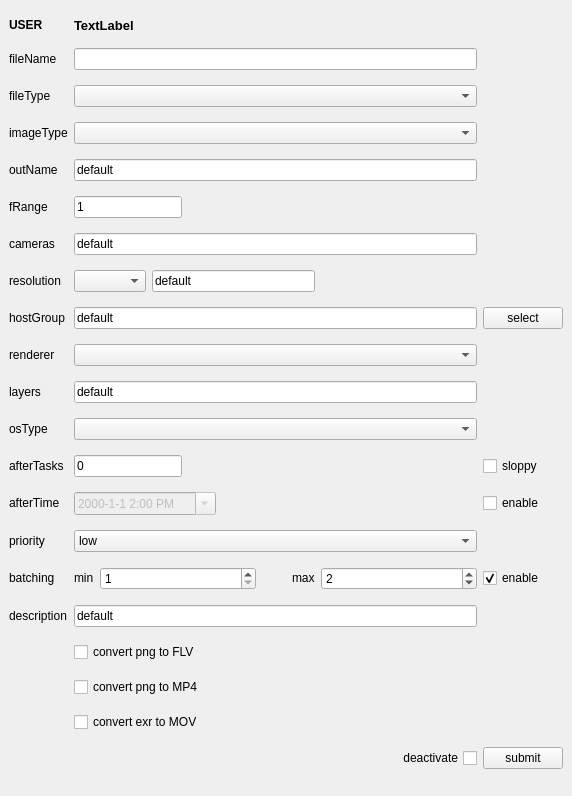
<?xml version="1.0" encoding="UTF-8"?>
<ui version="4.0">
 <class>rbhusSubmit</class>
 <widget class="QMainWindow" name="rbhusSubmit">
  <property name="geometry">
   <rect>
    <x>0</x>
    <y>0</y>
    <width>572</width>
    <height>796</height>
   </rect>
  </property>
  <property name="windowTitle">
   <string>rbhusSubmit</string>
  </property>
  <widget class="QWidget" name="centralwidget">
   <layout class="QGridLayout" name="gridLayout">
    <item row="7" column="0">
     <widget class="QLabel" name="labelFrange">
      <property name="sizePolicy">
       <sizepolicy hsizetype="Maximum" vsizetype="Fixed">
        <horstretch>0</horstretch>
        <verstretch>0</verstretch>
       </sizepolicy>
      </property>
      <property name="text">
       <string>fRange     </string>
      </property>
     </widget>
    </item>
    <item row="2" column="1">
     <widget class="QComboBox" name="comboFileType">
      <property name="sizePolicy">
       <sizepolicy hsizetype="Expanding" vsizetype="Fixed">
        <horstretch>0</horstretch>
        <verstretch>0</verstretch>
       </sizepolicy>
      </property>
     </widget>
    </item>
    <item row="10" column="2">
     <widget class="QPushButton" name="pushSelectHostGroups">
      <property name="sizePolicy">
       <sizepolicy hsizetype="Minimum" vsizetype="Fixed">
        <horstretch>0</horstretch>
        <verstretch>0</verstretch>
       </sizepolicy>
      </property>
      <property name="text">
       <string>select</string>
      </property>
     </widget>
    </item>
    <item row="24" column="1">
     <widget class="QCheckBox" name="checkPngFlv">
      <property name="text">
       <string>convert png to FLV</string>
      </property>
      <property name="checked">
       <bool>false</bool>
      </property>
     </widget>
    </item>
    <item row="16" column="1">
     <widget class="QLineEdit" name="lineEditAfterTask">
      <property name="sizePolicy">
       <sizepolicy hsizetype="Maximum" vsizetype="Fixed">
        <horstretch>0</horstretch>
        <verstretch>0</verstretch>
       </sizepolicy>
      </property>
      <property name="text">
       <string>0</string>
      </property>
     </widget>
    </item>
    <item row="1" column="0">
     <widget class="QLabel" name="labelFileName">
      <property name="sizePolicy">
       <sizepolicy hsizetype="Maximum" vsizetype="Fixed">
        <horstretch>0</horstretch>
        <verstretch>0</verstretch>
       </sizepolicy>
      </property>
      <property name="text">
       <string>fileName</string>
      </property>
     </widget>
    </item>
    <item row="18" column="0">
     <widget class="QLabel" name="labelPrio">
      <property name="sizePolicy">
       <sizepolicy hsizetype="Maximum" vsizetype="Fixed">
        <horstretch>0</horstretch>
        <verstretch>0</verstretch>
       </sizepolicy>
      </property>
      <property name="text">
       <string>priority</string>
      </property>
     </widget>
    </item>
    <item row="5" column="0">
     <widget class="QLabel" name="labelImageName">
      <property name="sizePolicy">
       <sizepolicy hsizetype="Maximum" vsizetype="Fixed">
        <horstretch>0</horstretch>
        <verstretch>0</verstretch>
       </sizepolicy>
      </property>
      <property name="text">
       <string>outName</string>
      </property>
     </widget>
    </item>
    <item row="12" column="1">
     <widget class="QComboBox" name="comboRenderer">
      <property name="sizePolicy">
       <sizepolicy hsizetype="Expanding" vsizetype="Fixed">
        <horstretch>0</horstretch>
        <verstretch>0</verstretch>
       </sizepolicy>
      </property>
     </widget>
    </item>
    <item row="17" column="0">
     <widget class="QLabel" name="labelAfterTime">
      <property name="sizePolicy">
       <sizepolicy hsizetype="Maximum" vsizetype="Fixed">
        <horstretch>0</horstretch>
        <verstretch>0</verstretch>
       </sizepolicy>
      </property>
      <property name="text">
       <string>afterTime </string>
      </property>
     </widget>
    </item>
    <item row="27" column="2">
     <widget class="QPushButton" name="pushSubmit">
      <property name="sizePolicy">
       <sizepolicy hsizetype="Minimum" vsizetype="Fixed">
        <horstretch>0</horstretch>
        <verstretch>0</verstretch>
       </sizepolicy>
      </property>
      <property name="text">
       <string>submit</string>
      </property>
     </widget>
    </item>
    <item row="17" column="2">
     <widget class="QCheckBox" name="checkAfterTime">
      <property name="sizePolicy">
       <sizepolicy hsizetype="Minimum" vsizetype="Fixed">
        <horstretch>0</horstretch>
        <verstretch>0</verstretch>
       </sizepolicy>
      </property>
      <property name="text">
       <string>enable</string>
      </property>
     </widget>
    </item>
    <item row="26" column="1">
     <widget class="QCheckBox" name="checkExrMov">
      <property name="text">
       <string>convert exr to MOV</string>
      </property>
      <property name="checked">
       <bool>false</bool>
      </property>
     </widget>
    </item>
    <item row="23" column="1">
     <widget class="QLineEdit" name="lineEditDescription">
      <property name="sizePolicy">
       <sizepolicy hsizetype="MinimumExpanding" vsizetype="Fixed">
        <horstretch>0</horstretch>
        <verstretch>0</verstretch>
       </sizepolicy>
      </property>
      <property name="text">
       <string>default</string>
      </property>
      <property name="dragEnabled">
       <bool>true</bool>
      </property>
     </widget>
    </item>
    <item row="20" column="0">
     <widget class="QLabel" name="labelBatching">
      <property name="sizePolicy">
       <sizepolicy hsizetype="Maximum" vsizetype="Fixed">
        <horstretch>0</horstretch>
        <verstretch>0</verstretch>
       </sizepolicy>
      </property>
      <property name="text">
       <string>batching</string>
      </property>
     </widget>
    </item>
    <item row="0" column="1">
     <widget class="QLabel" name="labelUser">
      <property name="sizePolicy">
       <sizepolicy hsizetype="Preferred" vsizetype="Fixed">
        <horstretch>0</horstretch>
        <verstretch>0</verstretch>
       </sizepolicy>
      </property>
      <property name="font">
       <font>
        <pointsize>10</pointsize>
        <weight>75</weight>
        <bold>true</bold>
        <underline>false</underline>
       </font>
      </property>
      <property name="text">
       <string>TextLabel</string>
      </property>
     </widget>
    </item>
    <item row="17" column="1">
     <widget class="QDateTimeEdit" name="afterTimeEdit">
      <property name="enabled">
       <bool>false</bool>
      </property>
      <property name="sizePolicy">
       <sizepolicy hsizetype="Fixed" vsizetype="Fixed">
        <horstretch>0</horstretch>
        <verstretch>0</verstretch>
       </sizepolicy>
      </property>
      <property name="time">
       <time>
        <hour>14</hour>
        <minute>0</minute>
        <second>0</second>
       </time>
      </property>
      <property name="currentSection">
       <enum>QDateTimeEdit::YearSection</enum>
      </property>
      <property name="displayFormat">
       <string>yyyy-M-d h:mm A</string>
      </property>
      <property name="calendarPopup">
       <bool>true</bool>
      </property>
     </widget>
    </item>
    <item row="10" column="1">
     <widget class="QLineEdit" name="lineEditHostGroups">
      <property name="sizePolicy">
       <sizepolicy hsizetype="MinimumExpanding" vsizetype="Fixed">
        <horstretch>0</horstretch>
        <verstretch>0</verstretch>
       </sizepolicy>
      </property>
      <property name="toolTip">
       <string>comma seperated list of cameras to render</string>
      </property>
      <property name="text">
       <string>default</string>
      </property>
      <property name="readOnly">
       <bool>true</bool>
      </property>
     </widget>
    </item>
    <item row="18" column="1">
     <widget class="QComboBox" name="comboPrio">
      <property name="sizePolicy">
       <sizepolicy hsizetype="MinimumExpanding" vsizetype="Fixed">
        <horstretch>0</horstretch>
        <verstretch>0</verstretch>
       </sizepolicy>
      </property>
      <item>
       <property name="text">
        <string>low</string>
       </property>
      </item>
      <item>
       <property name="text">
        <string>normal</string>
       </property>
      </item>
      <item>
       <property name="text">
        <string>high</string>
       </property>
      </item>
     </widget>
    </item>
    <item row="5" column="1">
     <widget class="QLineEdit" name="lineEditOutName">
      <property name="sizePolicy">
       <sizepolicy hsizetype="MinimumExpanding" vsizetype="Fixed">
        <horstretch>0</horstretch>
        <verstretch>0</verstretch>
       </sizepolicy>
      </property>
      <property name="toolTip">
       <string>name of the image file. eg: wtf.png</string>
      </property>
      <property name="whatsThis">
       <string>&lt;html&gt;&lt;head/&gt;&lt;body&gt;&lt;p&gt;name of the image file. eg: &lt;span style=&quot; font-weight:600;&quot;&gt;wtfigo.png&lt;/span&gt;&lt;/p&gt;&lt;/body&gt;&lt;/html&gt;</string>
      </property>
      <property name="text">
       <string>default</string>
      </property>
      <property name="dragEnabled">
       <bool>true</bool>
      </property>
      <property name="readOnly">
       <bool>false</bool>
      </property>
     </widget>
    </item>
    <item row="25" column="1">
     <widget class="QCheckBox" name="checkPngMP4">
      <property name="text">
       <string>convert png to MP4</string>
      </property>
      <property name="checked">
       <bool>false</bool>
      </property>
     </widget>
    </item>
    <item row="20" column="1">
     <layout class="QHBoxLayout" name="horizontalLayout_3">
      <item>
       <widget class="QLabel" name="labelMinBatch">
        <property name="sizePolicy">
         <sizepolicy hsizetype="Maximum" vsizetype="Fixed">
          <horstretch>0</horstretch>
          <verstretch>0</verstretch>
         </sizepolicy>
        </property>
        <property name="text">
         <string>min</string>
        </property>
       </widget>
      </item>
      <item>
       <widget class="QSpinBox" name="spinMinBatch">
        <property name="sizePolicy">
         <sizepolicy hsizetype="MinimumExpanding" vsizetype="Fixed">
          <horstretch>0</horstretch>
          <verstretch>0</verstretch>
         </sizepolicy>
        </property>
        <property name="minimum">
         <number>1</number>
        </property>
        <property name="maximum">
         <number>999999999</number>
        </property>
       </widget>
      </item>
      <item>
       <spacer name="horizontalSpacer_3">
        <property name="orientation">
         <enum>Qt::Horizontal</enum>
        </property>
        <property name="sizeType">
         <enum>QSizePolicy::Minimum</enum>
        </property>
        <property name="sizeHint" stdset="0">
         <size>
          <width>30</width>
          <height>20</height>
         </size>
        </property>
       </spacer>
      </item>
      <item>
       <widget class="QLabel" name="labelMaxBatch">
        <property name="sizePolicy">
         <sizepolicy hsizetype="Maximum" vsizetype="Fixed">
          <horstretch>0</horstretch>
          <verstretch>0</verstretch>
         </sizepolicy>
        </property>
        <property name="text">
         <string>max</string>
        </property>
       </widget>
      </item>
      <item>
       <widget class="QSpinBox" name="spinMaxBatch">
        <property name="sizePolicy">
         <sizepolicy hsizetype="MinimumExpanding" vsizetype="Fixed">
          <horstretch>0</horstretch>
          <verstretch>0</verstretch>
         </sizepolicy>
        </property>
        <property name="minimum">
         <number>1</number>
        </property>
        <property name="maximum">
         <number>999999999</number>
        </property>
        <property name="value">
         <number>2</number>
        </property>
       </widget>
      </item>
     </layout>
    </item>
    <item row="23" column="0">
     <widget class="QLabel" name="labelDescription">
      <property name="sizePolicy">
       <sizepolicy hsizetype="Maximum" vsizetype="Fixed">
        <horstretch>0</horstretch>
        <verstretch>0</verstretch>
       </sizepolicy>
      </property>
      <property name="text">
       <string>description</string>
      </property>
     </widget>
    </item>
    <item row="16" column="0">
     <widget class="QLabel" name="labelAfterTask">
      <property name="sizePolicy">
       <sizepolicy hsizetype="Maximum" vsizetype="Fixed">
        <horstretch>0</horstretch>
        <verstretch>0</verstretch>
       </sizepolicy>
      </property>
      <property name="text">
       <string>afterTasks</string>
      </property>
     </widget>
    </item>
    <item row="14" column="1">
     <widget class="QLineEdit" name="lineEditLayer">
      <property name="sizePolicy">
       <sizepolicy hsizetype="MinimumExpanding" vsizetype="Fixed">
        <horstretch>0</horstretch>
        <verstretch>0</verstretch>
       </sizepolicy>
      </property>
      <property name="toolTip">
       <string/>
      </property>
      <property name="text">
       <string>default</string>
      </property>
     </widget>
    </item>
    <item row="14" column="0">
     <widget class="QLabel" name="labelLayer">
      <property name="sizePolicy">
       <sizepolicy hsizetype="Maximum" vsizetype="Fixed">
        <horstretch>0</horstretch>
        <verstretch>0</verstretch>
       </sizepolicy>
      </property>
      <property name="text">
       <string>layers</string>
      </property>
     </widget>
    </item>
    <item row="9" column="1">
     <layout class="QHBoxLayout" name="horizontalLayout">
      <item>
       <widget class="QComboBox" name="comboRes">
        <property name="sizePolicy">
         <sizepolicy hsizetype="Maximum" vsizetype="Fixed">
          <horstretch>0</horstretch>
          <verstretch>0</verstretch>
         </sizepolicy>
        </property>
       </widget>
      </item>
      <item>
       <widget class="QLineEdit" name="lineEditRes">
        <property name="sizePolicy">
         <sizepolicy hsizetype="MinimumExpanding" vsizetype="Fixed">
          <horstretch>0</horstretch>
          <verstretch>0</verstretch>
         </sizepolicy>
        </property>
        <property name="toolTip">
         <string/>
        </property>
        <property name="whatsThis">
         <string>&lt;html&gt;&lt;head/&gt;&lt;body&gt;&lt;p&gt;frame range in the format&lt;/p&gt;&lt;p&gt;startframe-endframe:byframes&lt;/p&gt;&lt;p&gt;eg:&lt;/p&gt;&lt;p&gt;render frames from 1 to 100 	: &lt;span style=&quot; font-weight:600;&quot;&gt;1-100&lt;/span&gt;&lt;/p&gt;&lt;p&gt;render every 5th frame from 1 to 100 	: &lt;span style=&quot; font-weight:600;&quot;&gt;1-100:5&lt;/span&gt;&lt;/p&gt;&lt;p&gt;render 1 frame 		:&lt;span style=&quot; font-weight:600;&quot;&gt; 1&lt;/span&gt;&lt;/p&gt;&lt;p&gt;&lt;br/&gt;&lt;/p&gt;&lt;p&gt;&lt;br/&gt;&lt;/p&gt;&lt;/body&gt;&lt;/html&gt;</string>
        </property>
        <property name="text">
         <string>default</string>
        </property>
       </widget>
      </item>
      <item>
       <spacer name="horizontalSpacer_2">
        <property name="orientation">
         <enum>Qt::Horizontal</enum>
        </property>
        <property name="sizeType">
         <enum>QSizePolicy::Expanding</enum>
        </property>
        <property name="sizeHint" stdset="0">
         <size>
          <width>40</width>
          <height>20</height>
         </size>
        </property>
       </spacer>
      </item>
     </layout>
    </item>
    <item row="4" column="0">
     <widget class="QLabel" name="labelImageType">
      <property name="sizePolicy">
       <sizepolicy hsizetype="Maximum" vsizetype="Fixed">
        <horstretch>0</horstretch>
        <verstretch>0</verstretch>
       </sizepolicy>
      </property>
      <property name="text">
       <string>imageType</string>
      </property>
     </widget>
    </item>
    <item row="7" column="1">
     <widget class="QLineEdit" name="lineEditFrange">
      <property name="sizePolicy">
       <sizepolicy hsizetype="Maximum" vsizetype="Fixed">
        <horstretch>0</horstretch>
        <verstretch>0</verstretch>
       </sizepolicy>
      </property>
      <property name="toolTip">
       <string/>
      </property>
      <property name="whatsThis">
       <string>&lt;html&gt;&lt;head/&gt;&lt;body&gt;&lt;p&gt;frame range in the format&lt;/p&gt;&lt;p&gt;startframe-endframe:byframes&lt;/p&gt;&lt;p&gt;eg:&lt;/p&gt;&lt;p&gt;render frames from 1 to 100 	: &lt;span style=&quot; font-weight:600;&quot;&gt;1-100&lt;/span&gt;&lt;/p&gt;&lt;p&gt;render every 5th frame from 1 to 100 	: &lt;span style=&quot; font-weight:600;&quot;&gt;1-100:5&lt;/span&gt;&lt;/p&gt;&lt;p&gt;render 1 frame 		:&lt;span style=&quot; font-weight:600;&quot;&gt; 1&lt;/span&gt;&lt;/p&gt;&lt;p&gt;&lt;br/&gt;&lt;/p&gt;&lt;p&gt;&lt;br/&gt;&lt;/p&gt;&lt;/body&gt;&lt;/html&gt;</string>
      </property>
      <property name="text">
       <string>1</string>
      </property>
     </widget>
    </item>
    <item row="15" column="0">
     <widget class="QLabel" name="labelOsType">
      <property name="sizePolicy">
       <sizepolicy hsizetype="Maximum" vsizetype="Fixed">
        <horstretch>0</horstretch>
        <verstretch>0</verstretch>
       </sizepolicy>
      </property>
      <property name="text">
       <string>osType</string>
      </property>
     </widget>
    </item>
    <item row="16" column="2">
     <widget class="QCheckBox" name="checkSloppy">
      <property name="text">
       <string>sloppy</string>
      </property>
     </widget>
    </item>
    <item row="8" column="0">
     <widget class="QLabel" name="labelCamera">
      <property name="sizePolicy">
       <sizepolicy hsizetype="Maximum" vsizetype="Fixed">
        <horstretch>0</horstretch>
        <verstretch>0</verstretch>
       </sizepolicy>
      </property>
      <property name="text">
       <string>cameras</string>
      </property>
     </widget>
    </item>
    <item row="9" column="0">
     <widget class="QLabel" name="labelResolution">
      <property name="sizePolicy">
       <sizepolicy hsizetype="Maximum" vsizetype="Fixed">
        <horstretch>0</horstretch>
        <verstretch>0</verstretch>
       </sizepolicy>
      </property>
      <property name="text">
       <string>resolution</string>
      </property>
     </widget>
    </item>
    <item row="0" column="0">
     <widget class="QLabel" name="label">
      <property name="sizePolicy">
       <sizepolicy hsizetype="Preferred" vsizetype="Fixed">
        <horstretch>0</horstretch>
        <verstretch>0</verstretch>
       </sizepolicy>
      </property>
      <property name="font">
       <font>
        <weight>75</weight>
        <bold>true</bold>
       </font>
      </property>
      <property name="text">
       <string>USER</string>
      </property>
     </widget>
    </item>
    <item row="4" column="1">
     <widget class="QComboBox" name="comboImageType">
      <property name="sizePolicy">
       <sizepolicy hsizetype="Expanding" vsizetype="Fixed">
        <horstretch>0</horstretch>
        <verstretch>0</verstretch>
       </sizepolicy>
      </property>
     </widget>
    </item>
    <item row="1" column="1">
     <widget class="QLineEdit" name="lineEditFileName">
      <property name="sizePolicy">
       <sizepolicy hsizetype="MinimumExpanding" vsizetype="Fixed">
        <horstretch>0</horstretch>
        <verstretch>0</verstretch>
       </sizepolicy>
      </property>
      <property name="toolTip">
       <string/>
      </property>
      <property name="whatsThis">
       <string>comma seperated list of files to render</string>
      </property>
      <property name="dragEnabled">
       <bool>true</bool>
      </property>
     </widget>
    </item>
    <item row="20" column="2">
     <widget class="QCheckBox" name="checkBatching">
      <property name="sizePolicy">
       <sizepolicy hsizetype="Minimum" vsizetype="Fixed">
        <horstretch>0</horstretch>
        <verstretch>0</verstretch>
       </sizepolicy>
      </property>
      <property name="text">
       <string>enable</string>
      </property>
      <property name="checked">
       <bool>true</bool>
      </property>
     </widget>
    </item>
    <item row="2" column="0">
     <widget class="QLabel" name="labeFileType">
      <property name="sizePolicy">
       <sizepolicy hsizetype="Maximum" vsizetype="Fixed">
        <horstretch>0</horstretch>
        <verstretch>0</verstretch>
       </sizepolicy>
      </property>
      <property name="text">
       <string>fileType</string>
      </property>
     </widget>
    </item>
    <item row="27" column="1">
     <layout class="QHBoxLayout" name="horizontalLayout_2">
      <item>
       <spacer name="horizontalSpacer">
        <property name="orientation">
         <enum>Qt::Horizontal</enum>
        </property>
        <property name="sizeHint" stdset="0">
         <size>
          <width>40</width>
          <height>20</height>
         </size>
        </property>
       </spacer>
      </item>
      <item>
       <widget class="QCheckBox" name="checkHold">
        <property name="sizePolicy">
         <sizepolicy hsizetype="Maximum" vsizetype="Fixed">
          <horstretch>0</horstretch>
          <verstretch>0</verstretch>
         </sizepolicy>
        </property>
        <property name="layoutDirection">
         <enum>Qt::RightToLeft</enum>
        </property>
        <property name="text">
         <string>deactivate</string>
        </property>
       </widget>
      </item>
     </layout>
    </item>
    <item row="12" column="0">
     <widget class="QLabel" name="labeRenderer">
      <property name="sizePolicy">
       <sizepolicy hsizetype="Maximum" vsizetype="Fixed">
        <horstretch>0</horstretch>
        <verstretch>0</verstretch>
       </sizepolicy>
      </property>
      <property name="text">
       <string>renderer</string>
      </property>
     </widget>
    </item>
    <item row="10" column="0">
     <widget class="QLabel" name="labelHostGroup">
      <property name="sizePolicy">
       <sizepolicy hsizetype="Maximum" vsizetype="Fixed">
        <horstretch>0</horstretch>
        <verstretch>0</verstretch>
       </sizepolicy>
      </property>
      <property name="text">
       <string>hostGroup</string>
      </property>
     </widget>
    </item>
    <item row="15" column="1">
     <widget class="QComboBox" name="comboOsType">
      <property name="sizePolicy">
       <sizepolicy hsizetype="MinimumExpanding" vsizetype="Fixed">
        <horstretch>0</horstretch>
        <verstretch>0</verstretch>
       </sizepolicy>
      </property>
     </widget>
    </item>
    <item row="8" column="1">
     <widget class="QLineEdit" name="lineEditCameras">
      <property name="sizePolicy">
       <sizepolicy hsizetype="MinimumExpanding" vsizetype="Fixed">
        <horstretch>0</horstretch>
        <verstretch>0</verstretch>
       </sizepolicy>
      </property>
      <property name="toolTip">
       <string>comma seperated list of cameras to render</string>
      </property>
      <property name="text">
       <string>default</string>
      </property>
     </widget>
    </item>
   </layout>
  </widget>
 </widget>
 <resources/>
 <connections/>
</ui>
